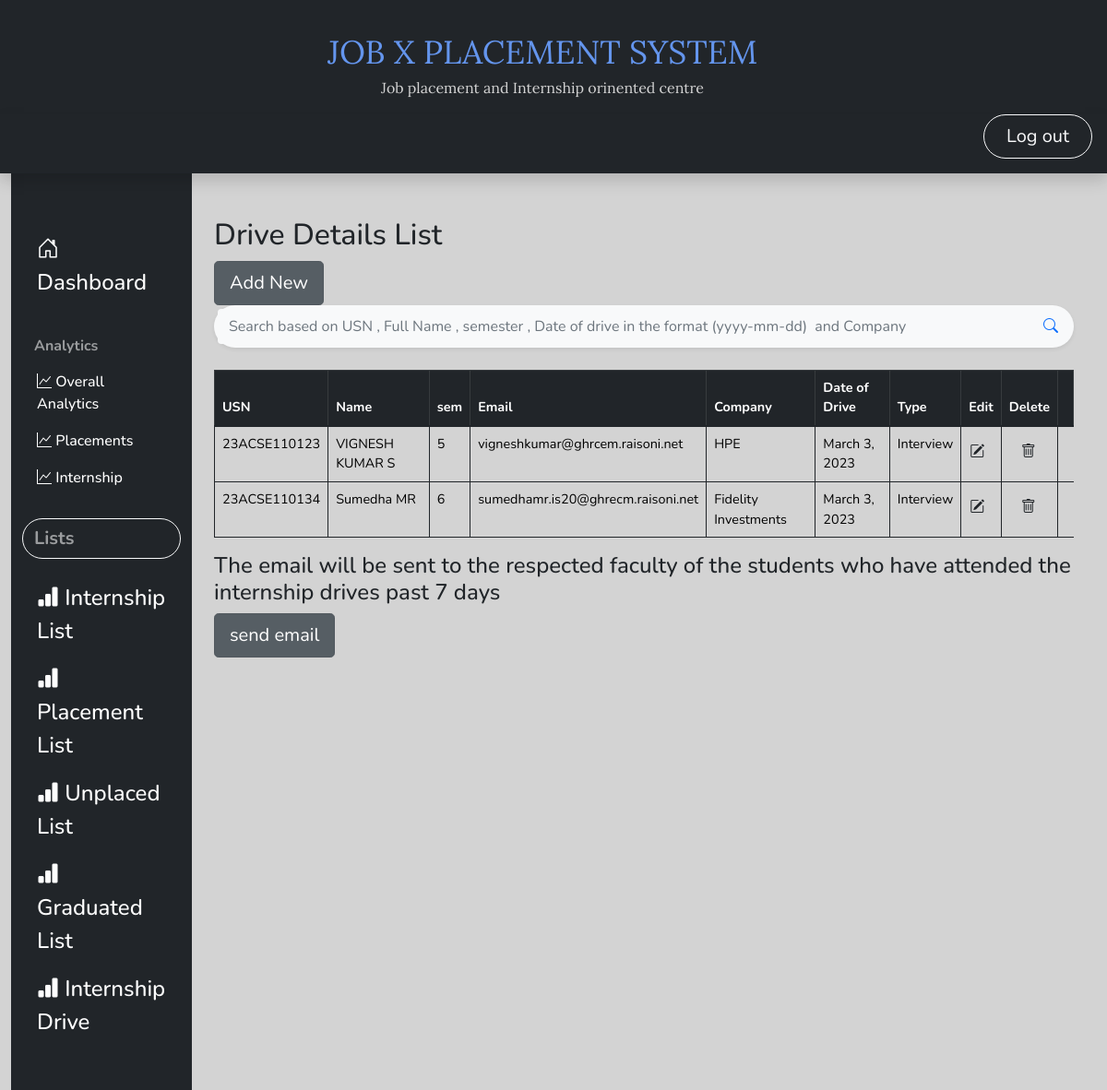
/Student_SPC/Dlist/ (signed in), run on the app's committed database.
### main_app/models.py (models this page shows)
class Drive(models.Model):
    Usn = models.CharField(max_length=15)
    Full_name=models.CharField(max_length=50)
    semester=models.CharField(max_length=15,choices=sem)
    rvce_email=models.CharField(max_length=50)
    personal_email=models.CharField(max_length=50)
    phone=models.CharField(max_length=15)
    Interested_In_higherStudies=models.CharField(max_length=5,choices=higher_choices)
    Company=models.CharField(max_length=20)
    Date_of_drive=models.DateField(max_length=20)
    Type=models.CharField(max_length=20,choices=drive)

### main_app/views.py (the view)
# urls.py: path('Dlist/',views.Drive_list,name='Dlist'),
@login_required
def Drive_list(request):
    if'q'in request.GET:
        q=request.GET['q']
        multiple_q=Q(Q(Full_name__icontains=q)|Q(Usn__icontains=q)|Q(semester__icontains=q)|Q(Company__icontains=q)|Q(Date_of_drive__icontains=q))
        data=Drive.objects.filter(multiple_q).order_by('semester')
    else:
        data=Drive.objects.all().order_by('semester')
    context={'DList':data}
    return render(request,"Drive_list.html",context)

### main_app/templates/Drive_list.html (shortened to what this page needs)
{% extends 'base.html'%}
{% block sidebar %}
{% include 'SPCsidebar.html'%}
{% endblock %}
{% block content %}
<main class="col-md-9 ms-sm-auto col-lg-10 px-md-4">
    <h1 class="mt-5 h2">Drive Details List</h1>
    {% if user.is_authenticated and user.is_staff or user.is_superuser %}
    <a href="{% url 'Dform' %}" class="btn btn-secondary btn-lg active" role="button" aria-pressed="true">Add New</a>
{% endif %}
    <br>
    <form action="">
        <div class="p-1 bg-light rounded rounded-pill shadow-sm mb-4">
          <div class="input-group">
            <input type="search" name="q" placeholder="Search based on USN , Full Name , semester , Date of drive in the format (yyyy-mm-dd)  and Company" aria-describedby="button-addon1" class="form-control border-0 bg-light">
            <div class="input-group-append">
              <button id="button-addon1" type="submit" class="btn btn-link text-primary"><i class="bi bi-search"></i></button>
            </div>
          </div>
        </div>
        </form>
        <table class="mt-4 table table-bordered border-dark">
            <thead class="table-dark">
                <tr>
                    <th scope="col">USN</th>
                    <th scope="col">Name</th>
                    <th scope="col">sem</th>
                    <th scope="col">Email</th>
                    <th scope="col">Company</th>
                    <th scope="col">Date of Drive</th>
                    <th scope="col">Type</th>
                    {% if user.is_authenticated and user.is_staff or user.is_superuser %}
                    <th scope="col">Edit</th>
                    <th scope="col">Delete</th>
                    {% endif %}
                    <th></th>
                </tr>
            </thead>
            <tbody>
                {% for list in DList %}
                <tr>
                    <td>{{list.Usn}}</td>
                    <td>{{list.Full_name}}</td>
                    <td>{{list.semester}}</td>
                    <td>{{list.rvce_email}}</td>
                    <td>{{list.Company}}</td>
                    <td>{{list.Date_of_drive}} </td>
                    <td>{{list.Type}}</td>
                    {% if user.is_authenticated and user.is_staff or user.is_superuser %}
                    <td>
                       <a href="{% url 'Dupdate' list.id %}" class="btn text secondary px-0">
                        <i class="bi bi-pencil-square"></i>
                       </a>
                    </td>
                    <td>
                    <form action="{% url 'Ddel' list.id %}" method="post" onsubmit = "return confirm('Are you sure you want to delete?')">
                        <button type="'submit" class="btn">
                            <i class="bi bi-trash"></i>
                        </button>
                    </form>
                    </td>
                   {% endif %}
                </tr>
                {% endfor %}
            </tbody>
        </table>
        {% if user.is_authenticated and user.is_staff or user.is_superuser %}
        <h4>The email will be sent to the respected faculty of the students who have attended the internship drives past 7 days </h4>
        <form action="{% url 'Email' %}" method="post" >
            <button type="submit" class="btn btn-secondary btn-lg active">
               send email
            </button>
        </form>
        {% endif %}
    </div>
{% endblock %}

### static/css/style.css (style rules this page uses)
body { font-size: 0.9rem; font-family: 'Nunito', sans-serif; background-color:#d3d3d3; }
a { color: cornflowerblue; text-decoration: none; }
td { overflow: hidden; text-overflow: ellipsis; word-wrap: break-word; }

### data on the page
Drive: Usn "23ACSE110123", Full_name "VIGNESH KUMAR S", semester "5", rvce_email "vigneshkumar@ghrcem.raisoni.net", Company "HPE", Date_of_drive "March 3, 2023", Type "Interview"
Drive: Usn "23ACSE110134", Full_name "Sumedha MR", semester "6", rvce_email "sumedhamr.is20@ghrecm.raisoni.net", Company "Fidelity Investments", Date_of_drive "March 3, 2023", Type "Interview"
